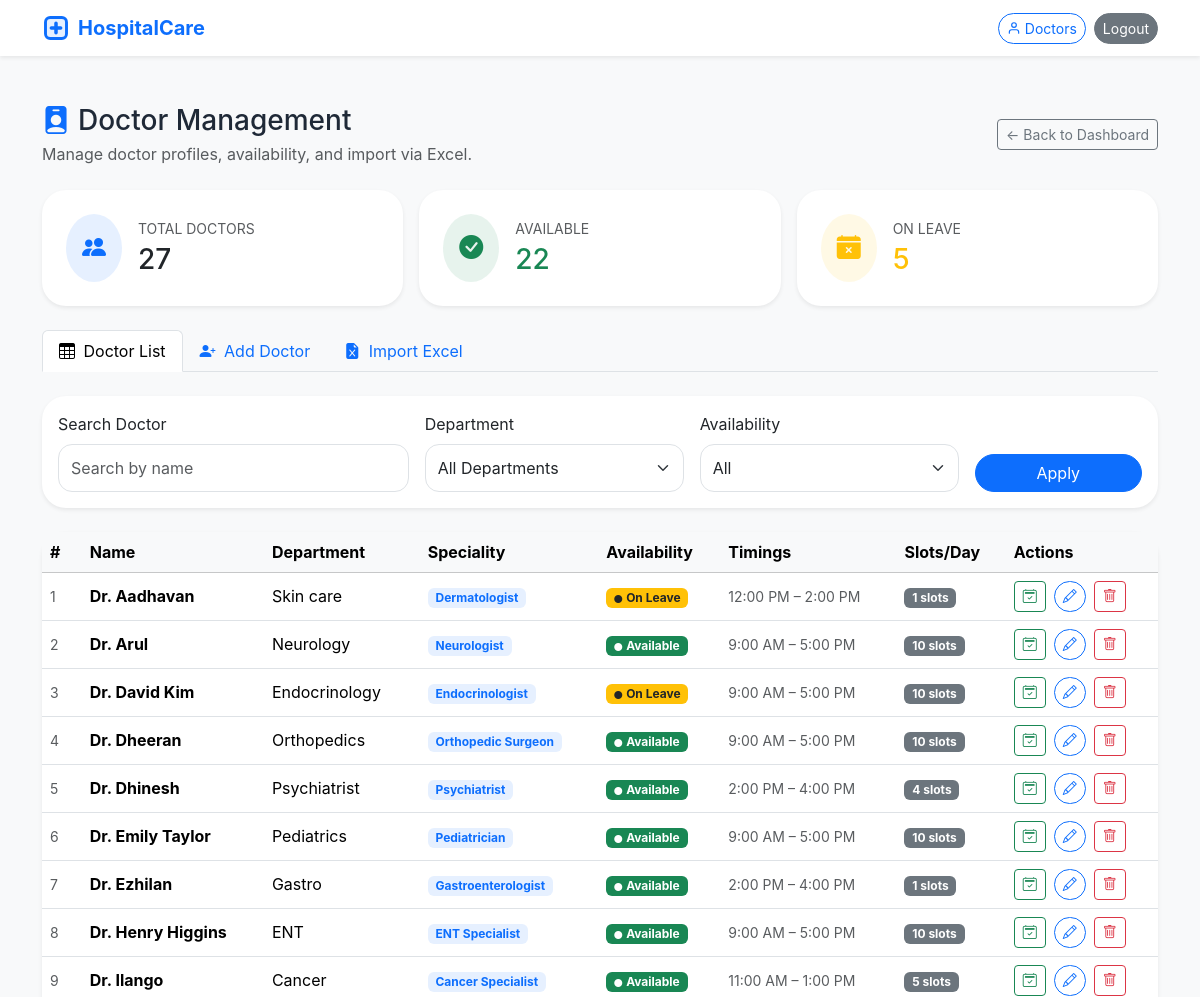
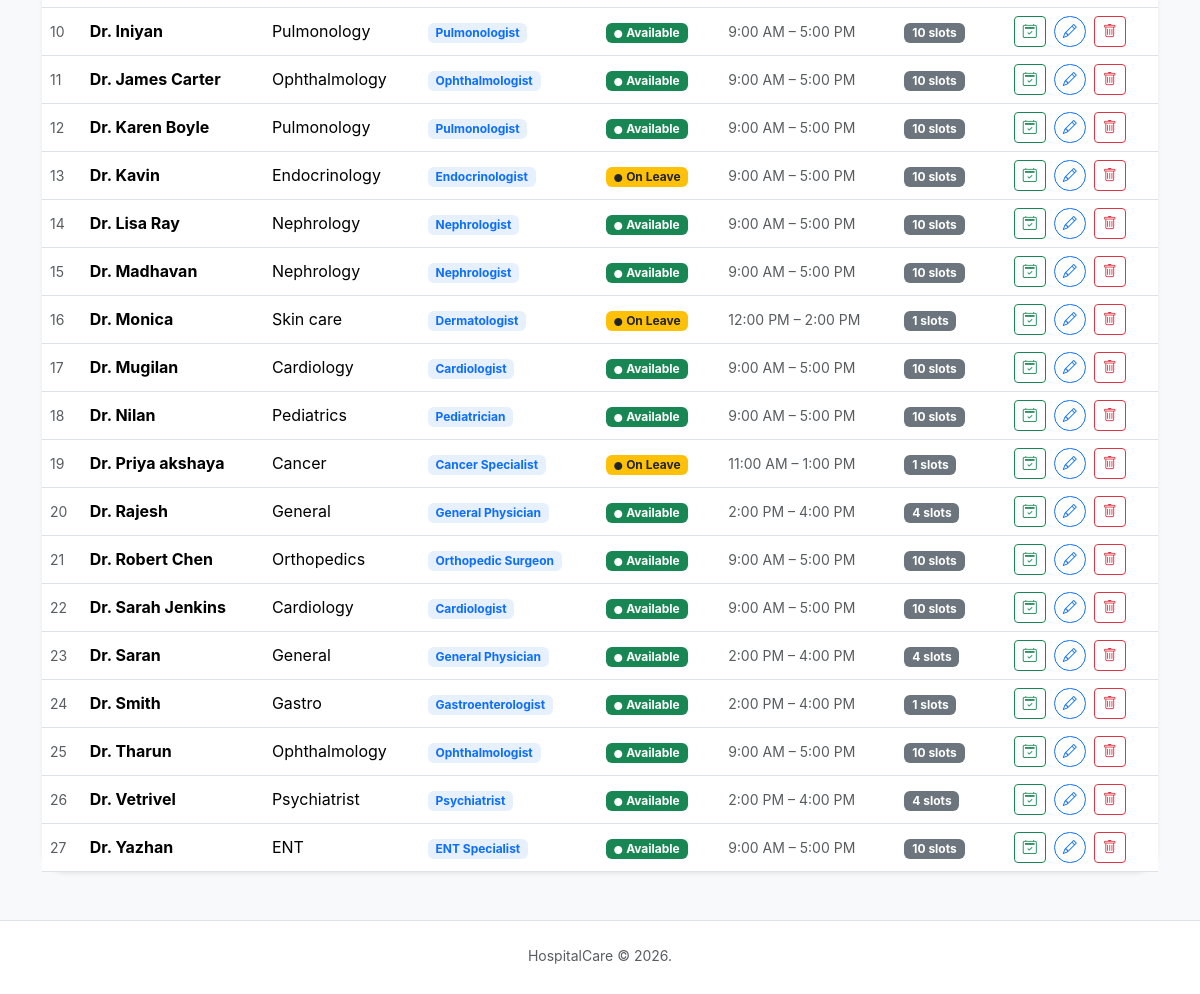
Screenshot of /doctors/ (signed in) with the database file from the repository (2 pictures, top to bottom).
### details/models.py (models this page shows, shortened)
class Doctor(models.Model):
    AVAILABILITY_CHOICES = [
        ('available', 'Available'),
        ('unavailable', 'Unavailable'),
        ('on_leave', 'On Leave'),
    ]
    name = models.CharField(max_length=100)
    department = models.CharField(max_length=100)
    speciality = models.CharField(max_length=100)
    availability = models.CharField(max_length=20, choices=AVAILABILITY_CHOICES, default='available')
    appointment_start = models.TimeField()
    appointment_end = models.TimeField()
    consultation_slots = models.PositiveIntegerField(help_text='Number of slots per day')
    created_at = models.DateTimeField(auto_now_add=True)
    class Meta:
        ordering = ['name']

### details/views.py (the view, shortened to what this page needs)
# urls.py: path('doctors/', views.doctors_dashboard, name='doctors_dashboard'),
@user_passes_test(_is_admin, login_url='login')
def doctors_dashboard(request):
    search = request.GET.get('q', '').strip()
    dept_filter = request.GET.get('department', '').strip()
    avail_filter = request.GET.get('availability', '').strip()
    doctors = Doctor.objects.all()
    if search:
        doctors = doctors.filter(name__icontains=search)
    if dept_filter:
        doctors = doctors.filter(department__icontains=dept_filter)
    if avail_filter:
        doctors = doctors.filter(availability=avail_filter)
    add_form = DoctorForm()
    upload_form = DoctorExcelUploadForm()
    errors = []
    departments = Doctor.objects.values_list('department', flat=True).distinct()
    return render(request, 'hospital/doctors_dashboard.html', {
        'doctors': doctors,
        'add_form': add_form,
        'upload_form': upload_form,
        'search': search,
        'dept_filter': dept_filter,
        'avail_filter': avail_filter,
        'departments': departments,
        'total_doctors': Doctor.objects.count(),
        'available_doctors': Doctor.objects.filter(availability='available').count(),
        'on_leave_doctors': Doctor.objects.filter(availability='on_leave').count(),
    })

### details/forms.py
class DoctorExcelUploadForm(forms.Form):
    excel_file = forms.FileField(
        widget=forms.ClearableFileInput(attrs={'class': 'form-control', 'accept': '.xlsx,.xls'})
    )

### details/views.py (called while the page is built)
def _is_admin(user):
    return user.is_authenticated and user.is_staff

### details/templates/hospital/doctors_dashboard.html (shortened to what this page needs)
{% extends 'base.html' %}
{% block content %}
<div class="d-flex flex-column flex-md-row align-items-start align-items-md-center justify-content-between gap-3 mb-4">
    <div>
        <h1 class="h3 mb-1"><i class="bi bi-person-badge-fill text-primary me-2"></i>Doctor Management</h1>
        <p class="text-muted mb-0">Manage doctor profiles, availability, and import via Excel.</p>
    </div>
    <a href="{% url 'dashboard' %}" class="btn btn-outline-secondary btn-sm">&#8592; Back to Dashboard</a>
</div>
<div class="row row-cols-1 row-cols-md-3 g-3 mb-4">
    <div class="col">
        <div class="card border-0 shadow-sm p-4 h-100">
            <div class="d-flex align-items-center gap-3">
                <div class="rounded-circle bg-primary bg-opacity-10 p-3">
                    <i class="bi bi-people-fill text-primary fs-4"></i>
                </div>
                <div>
                    <p class="text-uppercase text-muted small mb-1">Total Doctors</p>
                    <h2 class="h3 mb-0" id="stat-total-doctors">{{ total_doctors }}</h2>
                </div>
            </div>
        </div>
    </div>
    <div class="col">
        <div class="card border-0 shadow-sm p-4 h-100">
            <div class="d-flex align-items-center gap-3">
                <div class="rounded-circle bg-success bg-opacity-10 p-3">
                    <i class="bi bi-check-circle-fill text-success fs-4"></i>
                </div>
                <div>
                    <p class="text-uppercase text-muted small mb-1">Available</p>
                    <h2 class="h3 mb-0 text-success" id="stat-available-doctors">{{ available_doctors }}</h2>
                </div>
            </div>
        </div>
    </div>
    <div class="col">
        <div class="card border-0 shadow-sm p-4 h-100">
            <div class="d-flex align-items-center gap-3">
                <div class="rounded-circle bg-warning bg-opacity-10 p-3">
                    <i class="bi bi-calendar-x-fill text-warning fs-4"></i>
                </div>
                <div>
                    <p class="text-uppercase text-muted small mb-1">On Leave</p>
                    <h2 class="h3 mb-0 text-warning" id="stat-onleave-doctors">{{ on_leave_doctors }}</h2>
                </div>
            </div>
        </div>
    </div>
</div>
<ul class="nav nav-tabs mb-4" id="doctorTabs" role="tablist">
    <li class="nav-item" role="presentation">
        <button class="nav-link active" id="list-tab" data-bs-toggle="tab" data-bs-target="#list-panel" type="button" role="tab">
            <i class="bi bi-table me-1"></i> Doctor List
        </button>
    </li>
    <li class="nav-item" role="presentation">
        <button class="nav-link" id="add-tab" data-bs-toggle="tab" data-bs-target="#add-panel" type="button" role="tab">
            <i class="bi bi-person-plus-fill me-1"></i> Add Doctor
        </button>
    </li>
    <li class="nav-item" role="presentation">
        <button class="nav-link" id="import-tab" data-bs-toggle="tab" data-bs-target="#import-panel" type="button" role="tab">
            <i class="bi bi-file-earmark-excel-fill me-1"></i> Import Excel
        </button>
    </li>
</ul>
<div class="tab-content" id="doctorTabsContent">
    <div class="tab-pane fade show active" id="list-panel" role="tabpanel">
        <div class="card border-0 shadow-sm mb-4">
            <div class="card-body">
                <form method="get" class="row g-3 align-items-end">
                    <div class="col-12 col-md-4">
                        <label class="form-label">Search Doctor</label>
                        <input type="text" name="q" value="{{ search }}" class="form-control" placeholder="Search by name">
                    </div>
                    <div class="col-6 col-md-3">
                        <label class="form-label">Department</label>
                        <select name="department" class="form-select">
                            <option value="">All Departments</option>
                        </select>
                    </div>
                    <div class="col-6 col-md-3">
                        <label class="form-label">Availability</label>
                        <select name="availability" class="form-select">
                            <option value="">All</option>
                        </select>
                    </div>
                    <div class="col-12 col-md-2 d-grid">
                        <button type="submit" class="btn btn-primary">Apply</button>
                    </div>
                </form>
            </div>
        </div>
        <div class="card border-0 shadow-sm">
            <div class="table-responsive">
                <table class="table table-hover align-middle mb-0">
                    <thead class="table-light">
                        <tr>
                            <th>#</th>
                            <th>Name</th>
                            <th>Department</th>
                            <th>Speciality</th>
                            <th>Availability</th>
                            <th>Timings</th>
                            <th>Slots/Day</th>
                            <th>Actions</th>
                        </tr>
                    </thead>
                    <tbody>
                        {% for doctor in doctors %}
                        <tr data-doctor-id="{{ doctor.pk }}">
                            <td class="text-muted small">{{ forloop.counter }}</td>
                            <td><strong>Dr. {{ doctor.name }}</strong></td>
                            <td class="doc-dept">{{ doctor.department }}</td>
                            <td><span class="badge bg-primary bg-opacity-10 text-primary doc-spec">{{ doctor.speciality }}</span></td>
                            <td class="doc-avail">
                                {% if doctor.availability == 'available' %}
                                    <span class="badge bg-success"><i class="bi bi-circle-fill me-1" style="font-size:8px"></i>Available</span>
                                {% elif doctor.availability == 'on_leave' %}
                                    <span class="badge bg-warning text-dark"><i class="bi bi-circle-fill me-1" style="font-size:8px"></i>On Leave</span>
                                {% else %}
                                    <span class="badge bg-danger"><i class="bi bi-circle-fill me-1" style="font-size:8px"></i>Unavailable</span>
                                {% endif %}
                            </td>
                            <td class="small text-muted doc-timing">{{ doctor.appointment_start|time:"g:i A" }} &ndash; {{ doctor.appointment_end|time:"g:i A" }}</td>
                            <td><span class="badge bg-secondary doc-slots">{{ doctor.consultation_slots }} slots</span></td>
                            <td>
                                <div class="d-flex gap-2">
                                    <a href="{% url 'doctor_availability' doctor.pk %}" class="btn btn-sm btn-outline-success" title="Manage Availability"><i class="bi bi-calendar2-check"></i></a>
                                    <a href="{% url 'edit_doctor' doctor.pk %}" class="btn btn-sm btn-outline-primary" title="Edit"><i class="bi bi-pencil"></i></a>
                                    <form method="post" action="{% url 'delete_doctor' doctor.pk %}" onsubmit="return confirm('Remove Dr. {{ doctor.name }}?')">
                                        <button type="submit" class="btn btn-sm btn-outline-danger" title="Delete"><i class="bi bi-trash"></i></button>
                                    </form>
                                </div>
                            </td>
                        </tr>
                        {% endfor %}
                    </tbody>
                </table>
            </div>
        </div>
    </div>
</div>
{% endblock %}

### details/static/details/css/style.css (style rules this page uses)
:root { --brand: #0d6efd; --brand-soft: #eff4ff; --surface: #ffffff; --text: #1f2937; --muted: #6b7280; --border: #e5e7eb; }
body { font-family: Inter, system-ui, -apple-system, BlinkMacSystemFont, "Segoe UI", sans-serif; color: var(--text); }
.form-control, .form-select { min-height: 48px; border-radius: 14px; }
.card { border-radius: 24px; }
.btn-primary { border-radius: 999px; }
.btn-outline-primary { border-radius: 999px; }

### rows the page displays
Doctor: name "Aadhavan", department "Skin care", speciality "Dermatologist", availability "on_leave" (drawn), appointment_start "12:00 PM", appointment_end "2:00 PM", consultation_slots "1"
Doctor: name "Arul", department "Neurology", speciality "Neurologist", availability "available" (drawn), appointment_start "9:00 AM", appointment_end "5:00 PM", consultation_slots "10"
Doctor: name "David Kim", department "Endocrinology", speciality "Endocrinologist", availability "on_leave" (drawn), appointment_start "9:00 AM", appointment_end "5:00 PM", consultation_slots "10"
Doctor: name "Dheeran", department "Orthopedics", speciality "Orthopedic Surgeon", availability "available" (drawn), appointment_start "9:00 AM", appointment_end "5:00 PM", consultation_slots "10"
Doctor: name "Dhinesh", department "Psychiatrist", speciality "Psychiatrist", availability "available" (drawn), appointment_start "2:00 PM", appointment_end "4:00 PM", consultation_slots "4"
Doctor: name "Emily Taylor", department "Pediatrics", speciality "Pediatrician", availability "available" (drawn), appointment_start "9:00 AM", appointment_end "5:00 PM", consultation_slots "10"
Doctor: name "Ezhilan", department "Gastro", speciality "Gastroenterologist", availability "available" (drawn), appointment_start "2:00 PM", appointment_end "4:00 PM", consultation_slots "1"
Doctor: name "Henry Higgins", department "ENT", speciality "ENT Specialist", availability "available" (drawn), appointment_start "9:00 AM", appointment_end "5:00 PM", consultation_slots "10"
Doctor: name "Ilango", department "Cancer", speciality "Cancer Specialist", availability "available" (drawn), appointment_start "11:00 AM", appointment_end "1:00 PM", consultation_slots "5"
Doctor: name "Iniyan", department "Pulmonology", speciality "Pulmonologist", availability "available" (drawn), appointment_start "9:00 AM", appointment_end "5:00 PM", consultation_slots "10"
Doctor: name "James Carter", department "Ophthalmology", speciality "Ophthalmologist", availability "available" (drawn), appointment_start "9:00 AM", appointment_end "5:00 PM", consultation_slots "10"
Doctor: name "Karen Boyle", department "Pulmonology", speciality "Pulmonologist", availability "available" (drawn), appointment_start "9:00 AM", appointment_end "5:00 PM", consultation_slots "10"
Doctor: name "Kavin", department "Endocrinology", speciality "Endocrinologist", availability "on_leave" (drawn), appointment_start "9:00 AM", appointment_end "5:00 PM", consultation_slots "10"
Doctor: name "Lisa Ray", department "Nephrology", speciality "Nephrologist", availability "available" (drawn), appointment_start "9:00 AM", appointment_end "5:00 PM", consultation_slots "10"
Doctor: name "Madhavan", department "Nephrology", speciality "Nephrologist", availability "available" (drawn), appointment_start "9:00 AM", appointment_end "5:00 PM", consultation_slots "10"
Doctor: name "Monica", department "Skin care", speciality "Dermatologist", availability "on_leave" (drawn), appointment_start "12:00 PM", appointment_end "2:00 PM", consultation_slots "1"
Doctor: name "Mugilan", department "Cardiology", speciality "Cardiologist", availability "available" (drawn), appointment_start "9:00 AM", appointment_end "5:00 PM", consultation_slots "10"
Doctor: name "Nilan", department "Pediatrics", speciality "Pediatrician", availability "available" (drawn), appointment_start "9:00 AM", appointment_end "5:00 PM", consultation_slots "10"
Doctor: name "Priya akshaya", department "Cancer", speciality "Cancer Specialist", availability "on_leave" (drawn), appointment_start "11:00 AM", appointment_end "1:00 PM", consultation_slots "1"
Doctor: name "Rajesh", department "General", speciality "General Physician", availability "available" (drawn), appointment_start "2:00 PM", appointment_end "4:00 PM", consultation_slots "4"
Doctor: name "Robert Chen", department "Orthopedics", speciality "Orthopedic Surgeon", availability "available" (drawn), appointment_start "9:00 AM", appointment_end "5:00 PM", consultation_slots "10"
Doctor: name "Sarah Jenkins", department "Cardiology", speciality "Cardiologist", availability "available" (drawn), appointment_start "9:00 AM", appointment_end "5:00 PM", consultation_slots "10"
Doctor: name "Saran", department "General", speciality "General Physician", availability "available" (drawn), appointment_start "2:00 PM", appointment_end "4:00 PM", consultation_slots "4"
Doctor: name "Smith", department "Gastro", speciality "Gastroenterologist", availability "available" (drawn), appointment_start "2:00 PM", appointment_end "4:00 PM", consultation_slots "1"
Doctor: name "Tharun", department "Ophthalmology", speciality "Ophthalmologist", availability "available" (drawn), appointment_start "9:00 AM", appointment_end "5:00 PM", consultation_slots "10"
Doctor: name "Vetrivel", department "Psychiatrist", speciality "Psychiatrist", availability "available" (drawn), appointment_start "2:00 PM", appointment_end "4:00 PM", consultation_slots "4"
Doctor: name "Yazhan", department "ENT", speciality "ENT Specialist", availability "available" (drawn), appointment_start "9:00 AM", appointment_end "5:00 PM", consultation_slots "10"

### other values shown
{{ total_doctors }} "27"
{{ available_doctors }} "22"
{{ on_leave_doctors }} "5"
